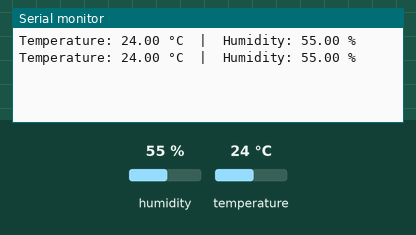
Bench run of a sketch on a simulated ESP32. On the bench: the last lines printed to the serial monitor. Inputs (shaded band) come from the test bench; at power-on: humidity 55 %, temperature 24 °C.

Above: at 4.8 s.
4.9 s: humidity set to 22 %
At 6.8 s:
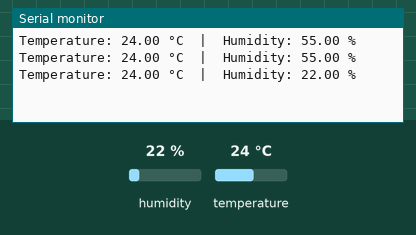
7.9 s: temperature set to 12 °C
At 9.2 s:
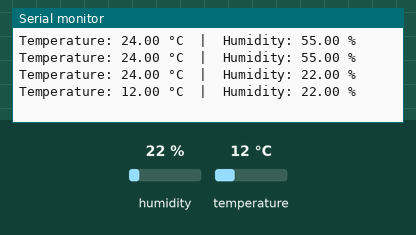
10.9 s: humidity set to 40 %
At 12.8 s:
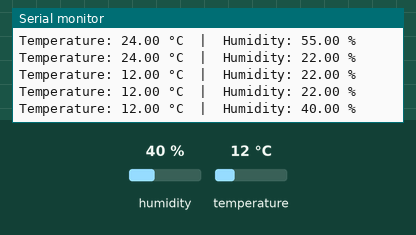
Timing chart, 0 to 14.3 s (numbered marks = the images above; inputs shaded):
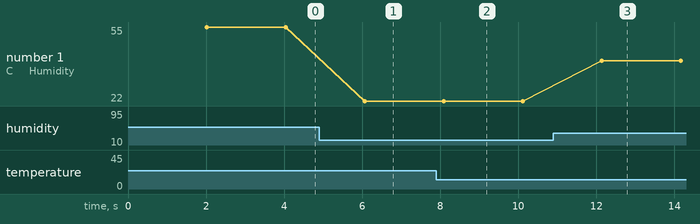

The sketch:

ESP32_DHT11_Temp_HumiditySensor.ino
```cpp
#include "DHT.h"

#define DHTPIN 15         // ESP32 GPIO connected to DHT11 data pin
#define DHTTYPE DHT11    // Change to DHT22 if you're using it

DHT dht(DHTPIN, DHTTYPE);

void setup() {
  Serial.begin(115200);
  dht.begin();
}

void loop() {
  // Wait a few seconds between measurements
  delay(2000);

  float humidity = dht.readHumidity();
  float temperature = dht.readTemperature(); // Default is Celsius

  // Check if any reads failed
  if (isnan(humidity) || isnan(temperature)) {
    Serial.println("Failed to read from DHT sensor!");
    return;
  }

  Serial.print("Temperature: ");
  Serial.print(temperature);
  Serial.print(" °C  |  Humidity: ");
  Serial.print(humidity);
  Serial.println(" %");
}
```

Measured:
- after the input at 4.9 s, the serial monitor: prints a new line after 1.2 s (image 1)
- after the input at 7.9 s, the serial monitor: prints a new line after 0.19 s (image 2)
- after the input at 10.9 s, the serial monitor: prints a new line after 1.2 s (image 3)
- plotted number 1: 55 → 22 after the input at 4.9 s, 22 → 40 after the input at 10.9 s
